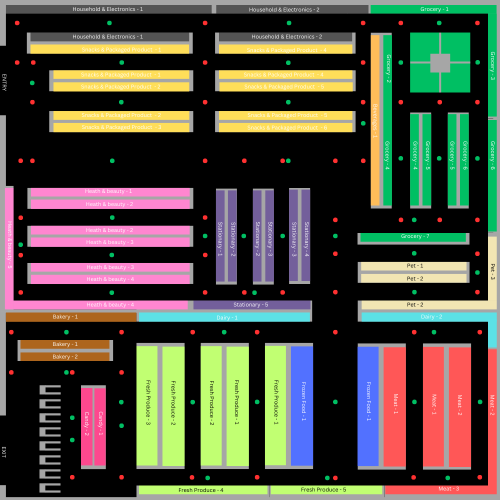
#> input picture Stores/Script trial/assets/floor plan - with navigation nodes & Access nodes.png, 1000 x 1000 px (shown at 1/2 size)
$ jupyter execute script.ipynb
#> lines starting #> are read from the running program, lines starting #| are printed output that depends on the picture; after the words box and inside, x2 and y2 are one past the last pixel; in counts of white or black regions, pixels touching at a corner belong together
1. Make a dictonary of all nodes and their pixels.

[cell 1]
coord_dict = {"1": [34, 46], "2": [219, 46], "3": [410, 46], "4": [578, 46], "5": [726, 46], "6": [801, 46], "7": [878, 46], "8": [955, 46], "9": [34, 125], "10": [66, 125], "11": [243, 125], "12": [410, 125], "13": [576, 125], "14": [726, 125], "15": [801, 125], "16": [955, 125], "17": [64, 166], "18": [65, 204], "19": [242, 204], "20": [410, 204], "21": [576, 204], "22": [726, 204], "23": [801, 204], "24": [879, 204], "25": [955, 204], "26": [726, 246], "27": [41, 321], "28": [65, 321], "29": [224, 321], "30": [410, 321], "31": [488, 321], "32": [565, 321], "33": [576, 321], "34": [670, 321], "35": [726, 321], "36": [801, 321], "37": [878, 321], "38": [955, 321], "39": [41, 435], "40": [224, 435], "41": [410, 435], "42": [670, 439], "43": [802, 439], "44": [828, 439], "45": [879, 439], "46": [955, 439], "47": [410, 472], "48": [487, 472], "49": [565, 472], "50": [670, 472], "51": [41, 489], "52": [41, 510], "53": [223, 510], "54": [410, 510], "55": [670, 510], "56": [828, 510], "57": [955, 510], "58": [955, 545], "59": [41, 584], "60": [223, 584], "61": [410, 584], "62": [488, 584], "63": [509, 584], "64": [565, 584], "65": [670, 584], "66": [829, 584], "67": [955, 584], "68": [22, 664], "69": [133, 664], "70": [243, 664], "71": [385, 664], "72": [448, 664], "73": [514, 664], "74": [670, 664], "75": [828, 664], "76": [868, 664], "77": [959, 664], "78": [22, 744], "79": [133, 744], "80": [144, 744], "81": [243, 744], "82": [242, 804], "83": [385, 804], "84": [514, 804], "85": [670, 804], "86": [829, 804], "87": [960, 804], "88": [144, 835], "89": [243, 851], "90": [144, 880], "91": [144, 955], "92": [243, 955], "93": [384, 955], "94": [415, 955], "95": [514, 955], "96": [654, 955], "97": [670, 955], "98": [827, 955], "99": [895, 955], "100": [959, 955]}

2. Make a dictonary of all connections as tuples.

[cell 2]
connections = [[1,2],[1,9],[2,3],[3,4],[3,12],[4,5],[5,6],[5,14],[6,7],[6,15],[7,8],[8,16],[9,10],[10,17],[10,11],[11,12],[12,13],[12,20],[13,14],[14,22],[15,23],[16,25],[17,18],[18,19],[18,28],[19,20],[20,21],[20,30],[21,22],[22,26],[23,36],[23,24],[24,25],[24,37],[25,38],[26,35],[27,28],[27,39],[28,29],[29,30],[30,31],[30,41],[31,32],[31,48],[32,33],[32,49],[33,34],[34,35],[34,42],[36,43],[37,45],[38,46],[39,40],[39,51],[40,41],[41,47],[42,50],[42,43],[43,44],[44,45],[45,46],[46,57],[47,54],[48,62],[49,64],[50,55],[51,52],[52,53],[52,59],[53,54],[54,61],[55,65],[55,56],[56,57],[57,58],[58,67],[59,60],[60,61],[61,62],[62,63],[63,64],[64,65],[65,66],[65,74],[66,67],[68,69],[68,78],[69,70],[70,71],[70,81],[71,72],[71,83],[72,73],[73,74],[73,84],[74,75],[74,85],[75,76],[75,86],[76,77],[77,87],[78,79],[79,80],[80,81],[80,88],[81,82],[82,89],[83,93],[84,95],[85,97],[86,98],[87,100],[88,90],[89,92],[90,91],[91,92],[92,93],[93,94],[94,95],[95,96],[96,97],[97,98],[98,99],[99,100]]

3. Make a list of all main pathways which boost traffic.

[cell 3]
main_paths = [[9,10],[10,17],[17,18],[18,28],[28,29],[29,30],[31,32],[32,33],[33,34],[34,42],[42,50],[50,55],[55,65],[65,74],[74,73],[73,72],[72,71],[71,81],[81,80],[80,88],[88,90]]

[cell 4]
access_nodes = {"Fresh Produce - 1":84,"Fresh Produce - 2":83,"Fresh Produce - 3":82,"Fresh Produce - 4":94,"Fresh Produce - 5":96,"Meat - 1":86,"Meat - 2":87,"Meat - 3":99,"Dairy - 1":72,"Dairy - 2":76,"Bakery - 1":69,"Bakery - 2":79,"Frozen Foods - 1":85,"Beauty & Health - 1":29,"Beauty & Health - 2":40,"Beauty & Health - 3":53,"Beauty & Health - 4":60,"Beauty & Health - 5":51,"Candy - 1":89,"Candy - 2":88,"Stationary - 1":47,"Stationary - 2":48,"Stationary - 3":49,"Stationary - 4":50,"Stationary - 5":63,"Grocery - 1":7,"Grocery - 2":15,"Grocery - 3":16,"Grocery - 4":36,"Grocery - 5":37,"Grocery - 6":38,"Grocery - 7":44,"Beverages - 1":26,"Snacks & Packaged products - 1":11,"Snacks & Packaged products - 2":19,"Snacks & Packaged products - 3":29,"Snacks & Packaged products - 4":13,"Snacks & Packaged products - 5":21,"Snacks & Packaged products - 6":33,"Household and Cleaning - 1":2,"Household and Cleaning - 2":4,"Pet - 1":56,"Pet - 2":66,"Pet - 3":58}

4. Make a weighted adjacency Matrix for this network. Reduce weight for main_paths

[cell 5]
import math
import numpy as np
def adjmat(coord_dict,connections):

    dict_len = len(coord_dict)
    adj_mat  = [[0] * dict_len for _ in range(dict_len)]
    for i in connections:
        x                           =       coord_dict[str(i[0])]
        y                           =       coord_dict[str(i[1])]
        dist                        =       int((y[0]-x[0])**2+(y[1]-x[1])**2)
        dist_sqr                    =       int(math.sqrt(dist))
        if [i[0],i[1]] in main_paths:
            dist_sqr = 0.75*dist_sqr
        adj_mat[i[0]-1][i[1]-1]   =       dist_sqr
        adj_mat[i[1]-1][i[0]-1]   =       dist_sqr

    return adj_mat

5.Find the ordered node traversal for shortest path given start and end node

[cell 6]
import heapq

def shortest_path(matrix, start, end):
    n = len(matrix)
    distances = [float('inf')] * n
    distances[start] = 0
    visited = [False] * n
    queue = [(0, start)]
    path = {}
    heapq.heapify(queue)

    while queue:
        (dist, node) = heapq.heappop(queue)
        if node == end:
            break
        if not visited[node]:
            visited[node] = True
            for i in range(n):
                if matrix[node][i] != 0:
                    new_dist = dist + matrix[node][i]
                    if new_dist < distances[i]:
                        distances[i] = new_dist
                        path[i] = node
                        heapq.heappush(queue, (new_dist, i))

    shortest_path = [end]
    path_tuples = []
    while end != start:
        shortest_path.append(path[end])
        path_tuples.append((path[end], end))
        end = path[end]
    shortest_path.reverse()
    path_tuples.reverse()
    return(path_tuples)

[cell 7]
def shortest_path1(matrix, start, end):
    n = len(matrix)
    distances = [float('inf')] * n
    distances[start] = 0
    visited = [False] * n
    queue = [(0, start)]
    path = {}
    heapq.heapify(queue)

    while queue:
        (dist, node) = heapq.heappop(queue)
        if node == end:
            break
        if not visited[node]:
            visited[node] = True
            for i in range(n):
                if matrix[node][i] != 0:
                    new_dist = dist + matrix[node][i]
                    if new_dist < distances[i]:
                        distances[i] = new_dist
                        path[i] = node
                        heapq.heappush(queue, (new_dist, i))

    shortest_path = []
    path_tuples = []
    while end != start:
        shortest_path.append(path[end])
        path_tuples.append((path[end], end))
        end = path[end]
    shortest_path.reverse()
    path_tuples.reverse()
    return(shortest_path)

6. Multipoint path

[cell 8]
def generate_path(access_points,start,end):
    matrix = adjmat(coord_dict,connections)
    path = set()
    access_points.sort()
    for i in range(len(access_points)-1):
        temp_path = shortest_path(matrix,access_points[i]-1,access_points[i+1]-1)
        for i in temp_path:
            path.add(i)
    temp_path_start = shortest_path(matrix,start,access_points[0]-1)
    temp_path_end = shortest_path(matrix,access_points[-1]-1,end)
    for i in temp_path_start + temp_path_end:
            path.add(i)
    return path

[cell 9]
def generate_path1(access_points,start,end):
    matrix = adjmat(coord_dict,connections)
    path = []
    access_points.sort()
    for i in range(len(access_points)-1):
        temp_path = shortest_path1(matrix,access_points[i]-1,access_points[i+1]-1)
        for i in temp_path:
            path.append(i+1)
    temp_path_start = shortest_path1(matrix,start,access_points[0]-1)
    temp_path_end = shortest_path1(matrix,access_points[-1]-1,end)
    for i in temp_path_start + temp_path_end:
            path.append(i+1)
    return path

7. plot lines between (x,y) and obtain path generated on image

[cell 10]
import cv2

def make_line(path,coord_dict):
    img = cv2.imread('./assets/floor plan - with navigation nodes & Access nodes.png')
    for (a,b) in path:
        cv2.line(img,(coord_dict[str(a+1)][0],coord_dict[str(a+1)][1]),(coord_dict[str(b+1)][0],coord_dict[str(b+1)][1]),(0, 0, 255), 2)
    cv2.imwrite("./temp_path.png",img)

Driver Code

[cell 11]
import json
#json_file = open('./assets/metadata.json')
with open('./assets/metadata.json', 'r') as f:
#> (reads Stores/Script trial/assets/metadata.json from the repository)
    data = json.load(f)
#data = json.loads(json_file)

[cell 12]
section_list = data['sectionWiseItemList']

[cell 13]
list_items = ["Razors","Popcorn","Eye cream"]
section = []
for key, value in section_list.items():
	for i in list_items:
		if i in value:
			section.append(key)


access_points = []
for i in section:
	access_points.append(access_nodes[i])
unique_list = list(set(access_points))

[cell 14]
path = generate_path(access_points,start=0,end=89)
make_line(path,coord_dict)
#> in make_line, img is the input picture: shape (1000, 1000, 3); mean B, G, R 65.8, 78.8, 80.9
#> after the loop in make_line, `for (a,b) in path:`:
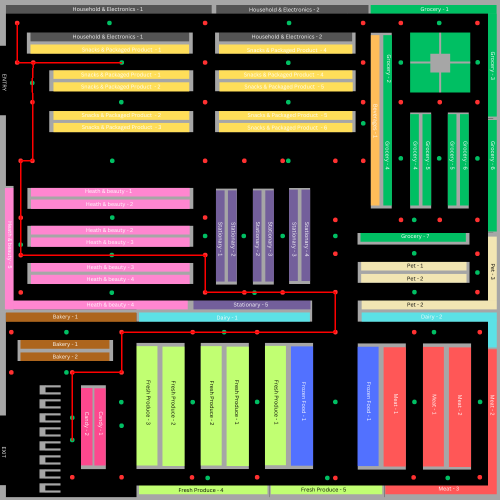
#> img: shape (1000, 1000, 3) (shown at 1/2 size); 0.67% of pixels changed, all inside (x1, y1, x2, y2) = (33, 45, 672, 882)

[cell 15]
path1 = generate_path1(access_points,start=0,end=89)
#make_line(path,coord_dict)

[cell 16]
dest = []
for i in path1:
	if i in unique_list:
		dest.append(i)

[cell 17]
unique_dest = []
for i in dest:
	if i not in unique_dest:
		unique_dest.append(i)

[cell 18]
my_dict = {}
sect = []
for i in unique_dest:
	for key, value in access_nodes.items():
		if value == i:
			sect.append(key)

[cell 19]
my_dict = {}
sect = []
for i in unique_dest:
	for key, value in access_nodes.items():
		if value == i:
			sect.append(key)
n = len(unique_dest)
for i in range(n):
	info = {}
	item_list = []
	path_list = []
	list1 = []
	for value in section_list[sect[i]]:
		for j in list_items:
			if j in value:
				item_list.append(j)
	info["item"] = item_list
	list1.append(access_points[i])
	if i == 0:
		path_list = generate_path1(list1, start = 0, end = unique_dest[0] - 1)
		path_list.append(unique_dest[0])
	else:
		path_list = generate_path1(list1,start = unique_dest[i-1] - 1 ,end = unique_dest[i] - 1)
		path_list.append(unique_dest[i])

	info["path"] = path_list
	my_dict[i+1] = info
list2 = []
list2.append(90)
path1 = generate_path1(list2,start = unique_dest[n-1] - 1,end = 89)
path1.append(90)
my_dict["billing"] = {"item": "None", "path":path1}
print(my_dict)
